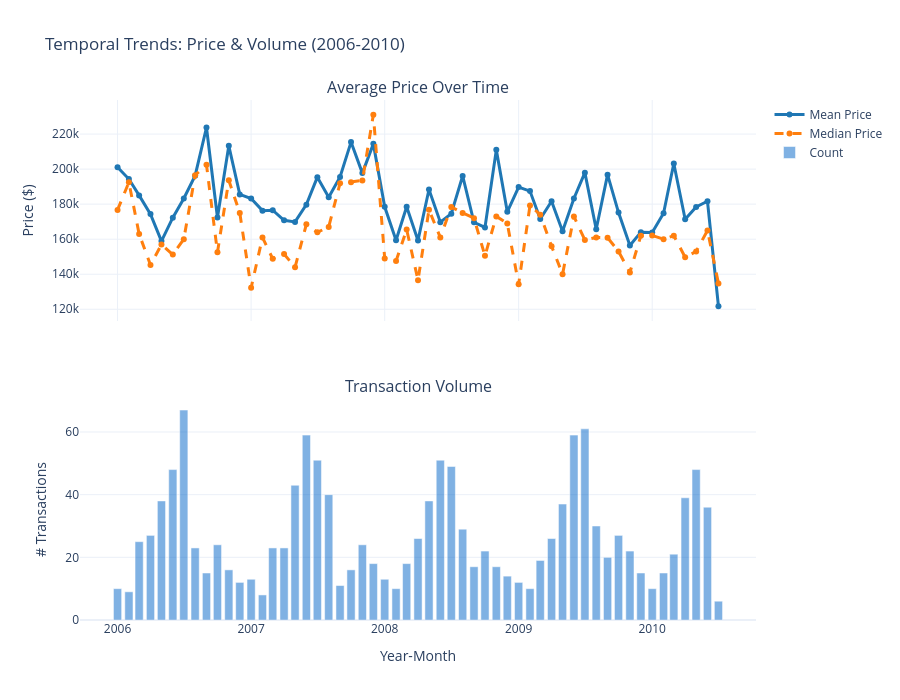

Notebook code for this chart:
### Markdown cell above
## 3. Temporal Time Series with Brushing
**Average price trends over time with interactive filtering**

### Code cell
# Prepare temporal data
df_temporal = df_viz[['YrSold', 'MoSold', 'SalePrice']].dropna().copy()
df_temporal['YearMonth'] = df_temporal['YrSold'].astype(int).astype(str) + '-' + df_temporal['MoSold'].astype(int).astype(str).str.zfill(2)

# Calculate metrics by month
temporal_agg = df_temporal.groupby('YearMonth').agg({
    'SalePrice': ['mean', 'median', 'count']
}).reset_index()

temporal_agg.columns = ['YearMonth', 'Mean', 'Median', 'Count']
temporal_agg = temporal_agg.sort_values('YearMonth')

# Create figure with secondary y-axis
fig3 = make_subplots(
    rows=2, cols=1,
    subplot_titles=("Average Price Over Time", "Transaction Volume"),
    shared_xaxes=True,
    vertical_spacing=0.15,
    specs=[[{"secondary_y": False}], [{"secondary_y": False}]]
)

# Top: Price trends
fig3.add_trace(
    go.Scatter(x=temporal_agg['YearMonth'], y=temporal_agg['Mean'],
               mode='lines+markers', name='Mean Price',
               line=dict(color='#1f77b4', width=3),
               hovertemplate='<b>%{x}</b><br>Mean: $%{y:,.0f}<extra></extra>'),
    row=1, col=1
)

fig3.add_trace(
    go.Scatter(x=temporal_agg['YearMonth'], y=temporal_agg['Median'],
               mode='lines+markers', name='Median Price',
               line=dict(color='#ff7f0e', width=3, dash='dash'),
               hovertemplate='<b>%{x}</b><br>Median: $%{y:,.0f}<extra></extra>'),
    row=1, col=1
)

# Bottom: Volume
fig3.add_trace(
    go.Bar(x=temporal_agg['YearMonth'], y=temporal_agg['Count'],
           name='Count', marker_color='rgba(0, 100, 200, 0.5)',
           hovertemplate='<b>%{x}</b><br>Transactions: %{y}<extra></extra>'),
    row=2, col=1
)

fig3.update_xaxes(title_text="Year-Month", row=2, col=1)
fig3.update_yaxes(title_text="Price ($)", row=1, col=1)
fig3.update_yaxes(title_text="# Transactions", row=2, col=1)

fig3.update_layout(
    title="Temporal Trends: Price & Volume (2006-2010)",
    height=700,
    template='plotly_white',
    hovermode='x unified'
)

fig3.show()

print("\nTemporal Statistics:")
print(f"Date Range: {temporal_agg['YearMonth'].min()} to {temporal_agg['YearMonth'].max()}")
print(f"Total Transactions: {temporal_agg['Count'].sum()}")
print(f"Avg Monthly Sales: {temporal_agg['Count'].mean():.0f}")
print(f"\nPrice Statistics Over Time:")
print(f"Mean Price Range: ${temporal_agg['Mean'].min():,.0f} - ${temporal_agg['Mean'].max():,.0f}")

### Figure 1 — Plotly figure (JSON) as saved in the notebook; plotly's stock layout.template omitted (floating-point values rounded to 4 significant figures)
{"data": [{"hovertemplate": "<b>%{x}</b><br>Mean: $%{y:,.0f}<extra></extra>", "line": {"color": "#1f77b4", "width": 3}, "mode": "lines+markers", "name": "Mean Price", "type": "scatter", "x": ["2006-01", "2006-02", "2006-03", "2006-04", "2006-05", "2006-06", "2006-07", "2006-08", "2006-09", "2006-10", "2006-11", "2006-12", "2007-01", "2007-02", "2007-03", "2007-04", "2007-05", "2007-06", "2007-07", "2007-08", "2007-09", "2007-10", "2007-11", "2007-12", "2008-01", "2008-02", "2008-03", "2008-04", "2008-05", "2008-06", "2008-07", "2008-08", "2008-09", "2008-10", "2008-11", "2008-12", "2009-01", "2009-02", "2009-03", "2009-04", "2009-05", "2009-06", "2009-07", "2009-08", "2009-09", "2009-10", "2009-11", "2009-12", "2010-01", "2010-02", "2010-03", "2010-04", "2010-05", "2010-06", "2010-07"], "xaxis": "x", "y": [201100.0, 194300.0, 185000.0, 174300.0, 158900.0, 172300.0, 183200.0, 196200.0, 223800.0, 172400.0, 213300.0, 185500.0, 183200.0, 176300.0, 176600.0, 170800.0, 169900.0, 179700.0, 195400.0, 183900.0, 195500.0, 215400.0, 197700.0, 214400.0, 178500.0, 159400.0, 178500.0, 159300.0, 188300.0, 169700.0, 174600.0, 196100.0, 169600.0, 166700.0, 211000.0, 175600.0, 189700.0, 187400.0, 171500.0, 181700.0, 164500.0, 183300.0, 198000.0, 165700.0, 196800.0, 175200.0, 156400.0, 164000.0, 163900.0, 174800.0, 203200.0, 171300.0, 178400.0, 181600.0, 121800.0], "yaxis": "y"}, {"hovertemplate": "<b>%{x}</b><br>Median: $%{y:,.0f}<extra></extra>", "line": {"color": "#ff7f0e", "dash": "dash", "width": 3}, "mode": "lines+markers", "name": "Median Price", "type": "scatter", "x": ["2006-01", "2006-02", "2006-03", "2006-04", "2006-05", "2006-06", "2006-07", "2006-08", "2006-09", "2006-10", "2006-11", "2006-12", "2007-01", "2007-02", "2007-03", "2007-04", "2007-05", "2007-06", "2007-07", "2007-08", "2007-09", "2007-10", "2007-11", "2007-12", "2008-01", "2008-02", "2008-03", "2008-04", "2008-05", "2008-06", "2008-07", "2008-08", "2008-09", "2008-10", "2008-11", "2008-12", "2009-01", "2009-02", "2009-03", "2009-04", "2009-05", "2009-06", "2009-07", "2009-08", "2009-09", "2009-10", "2009-11", "2009-12", "2010-01", "2010-02", "2010-03", "2010-04", "2010-05", "2010-06", "2010-07"], "xaxis": "x", "y": [176700.0, 192500.0, 162900.0, 145200.0, 157000.0, 151200.0, 160000.0, 196500.0, 202500.0, 152500.0, 193600.0, 175000.0, 132200.0, 161000.0, 148800.0, 151500.0, 144000.0, 168500.0, 163900.0, 167000.0, 192000.0, 192600.0, 193500.0, 231000.0, 149000.0, 147500.0, 165500.0, 136600.0, 176800.0, 161000.0, 178400.0, 175000.0, 172000.0, 150500.0, 173000.0, 169000.0, 134200.0, 179200.0, 174000.0, 156000.0, 140000.0, 173000.0, 159500.0, 161000.0, 160800.0, 153000.0, 141000.0, 162000.0, 162200.0, 160000.0, 162000.0, 149700.0, 153000.0, 165000.0, 134800.0], "yaxis": "y"}, {"hovertemplate": "<b>%{x}</b><br>Transactions: %{y}<extra></extra>", "marker": {"color": "rgba(0, 100, 200, 0.5)"}, "name": "Count", "type": "bar", "x": ["2006-01", "2006-02", "2006-03", "2006-04", "2006-05", "2006-06", "2006-07", "2006-08", "2006-09", "2006-10", "2006-11", "2006-12", "2007-01", "2007-02", "2007-03", "2007-04", "2007-05", "2007-06", "2007-07", "2007-08", "2007-09", "2007-10", "2007-11", "2007-12", "2008-01", "2008-02", "2008-03", "2008-04", "2008-05", "2008-06", "2008-07", "2008-08", "2008-09", "2008-10", "2008-11", "2008-12", "2009-01", "2009-02", "2009-03", "2009-04", "2009-05", "2009-06", "2009-07", "2009-08", "2009-09", "2009-10", "2009-11", "2009-12", "2010-01", "2010-02", "2010-03", "2010-04", "2010-05", "2010-06", "2010-07"], "xaxis": "x2", "y": [10, 9, 25, 27, 38, 48, 67, 23, 15, 24, 16, 12, 13, 8, 23, 23, 43, 59, 51, 40, 11, 16, 24, 18, 13, 10, 18, 26, 38, 51, 49, 29, 17, 22, 17, 14, 12, 10, 19, 26, 37, 59, 61, 30, 20, 27, 22, 15, 10, 15, 21, 39, 48, 36, 6], "yaxis": "y2"}], "layout": {"annotations": [{"font": {"size": 16}, "showarrow": false, "text": "Average Price Over Time", "x": 0.5, "xanchor": "center", "xref": "paper", "y": 1, "yanchor": "bottom", "yref": "paper"}, {"font": {"size": 16}, "showarrow": false, "text": "Transaction Volume", "x": 0.5, "xanchor": "center", "xref": "paper", "y": 0.425, "yanchor": "bottom", "yref": "paper"}], "height": 700, "hovermode": "x unified", "title": {"text": "Temporal Trends: Price & Volume (2006-2010)"}, "xaxis": {"anchor": "y", "domain": [0, 1], "matches": "x2", "showticklabels": false}, "xaxis2": {"anchor": "y2", "domain": [0, 1], "title": {"text": "Year-Month"}}, "yaxis": {"anchor": "x", "domain": [0.575, 1], "title": {"text": "Price ($)"}}, "yaxis2": {"anchor": "x2", "domain": [0, 0.425], "title": {"text": "# Transactions"}}}}
